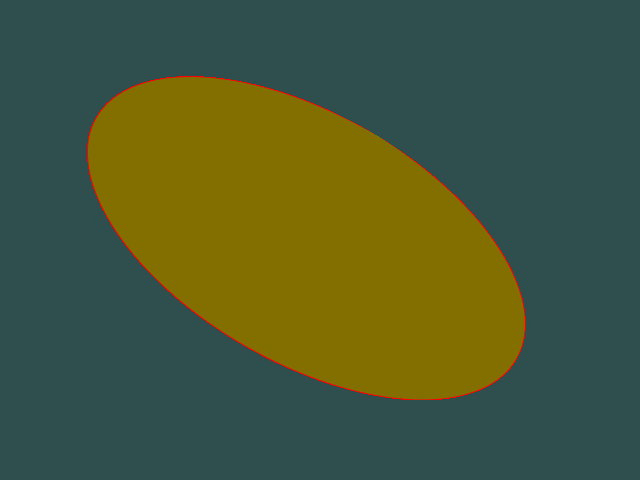

Reproduce this figure in Python.
#!/usr/bin/env python

# Cut a sphere with a plane and fill the resulting contour to create a polygon.

# Factory overrides: importing these modules registers the OpenGL rendering
# and interaction style implementations for vtkRenderingCore factory classes.
import vtkmodules.vtkInteractionStyle  # noqa: F401
import vtkmodules.vtkRenderingOpenGL2  # noqa: F401
# VTK pipeline classes used in this example
from vtkmodules.vtkCommonDataModel import (
    vtkPlane,
    vtkPolyData,
)
from vtkmodules.vtkFiltersCore import (
    vtkCutter,
    vtkStripper,
)
from vtkmodules.vtkFiltersSources import vtkSphereSource
from vtkmodules.vtkRenderingCore import (
    vtkActor,
    vtkPolyDataMapper,
    vtkProperty,
    vtkRenderWindow,
    vtkRenderWindowInteractor,
    vtkRenderer,
)

# Colors (normalized RGB)
yellow_rgb = (1.000, 1.000, 0.000)
red_rgb = (1.000, 0.000, 0.000)
gold_rgb = (1.000, 0.843, 0.000)
dark_slate_gray_rgb = (0.184, 0.310, 0.310)

# Source: high-resolution sphere
sphere_source = vtkSphereSource()
sphere_source.SetRadius(50)
sphere_source.SetThetaResolution(100)
sphere_source.SetPhiResolution(100)

# Filter: cut the sphere with a plane offset along x
plane = vtkPlane()
plane.SetOrigin(20, 0, 0)
plane.SetNormal(1, 0, 0)

cutter = vtkCutter()
cutter.SetCutFunction(plane)
cutter.SetInputConnection(sphere_source.GetOutputPort())
cutter.Update()

# Filter: strip the cut output into closed polylines
cut_strips = vtkStripper()
cut_strips.SetInputConnection(cutter.GetOutputPort())
cut_strips.Update()

# Convert closed polylines into filled polygons
cut_poly = vtkPolyData()
cut_poly.SetPoints(cut_strips.GetOutput().GetPoints())
cut_poly.SetPolys(cut_strips.GetOutput().GetLines())

# Mapper & Actor: map filled polygon to graphics primitives
cut_mapper = vtkPolyDataMapper()
cut_mapper.SetInputData(cut_poly)

backface = vtkProperty()
backface.SetColor(gold_rgb)

cut_actor = vtkActor()
cut_actor.SetMapper(cut_mapper)
cut_actor.GetProperty().SetColor(yellow_rgb)
cut_actor.GetProperty().SetEdgeColor(red_rgb)
cut_actor.GetProperty().SetLineWidth(2)
cut_actor.GetProperty().EdgeVisibilityOn()
cut_actor.SetBackfaceProperty(backface)

# Renderer: assemble the scene and configure the camera
renderer = vtkRenderer()
renderer.AddActor(cut_actor)
renderer.SetBackground(dark_slate_gray_rgb)

# Window: display the rendered scene
render_window = vtkRenderWindow()
render_window.AddRenderer(renderer)
render_window.SetWindowName("filled polygon")
render_window.SetMultiSamples(0)
render_window.SetSize(640, 480)

# Scene: configure the camera
camera = renderer.GetActiveCamera()
camera.SetPosition(151.5, 12.8, -223.6)
camera.SetFocalPoint(12.5, 2.0, 7.6)
camera.SetViewUp(0.741, -0.524, 0.421)
camera.SetClippingRange(175.3, 366.5)
camera.Zoom(1.5)

# Interactor: handle mouse and keyboard events
render_window_interactor = vtkRenderWindowInteractor()
render_window_interactor.SetRenderWindow(render_window)

# Launch the interactive visualization
render_window.Render()
render_window_interactor.Start()
